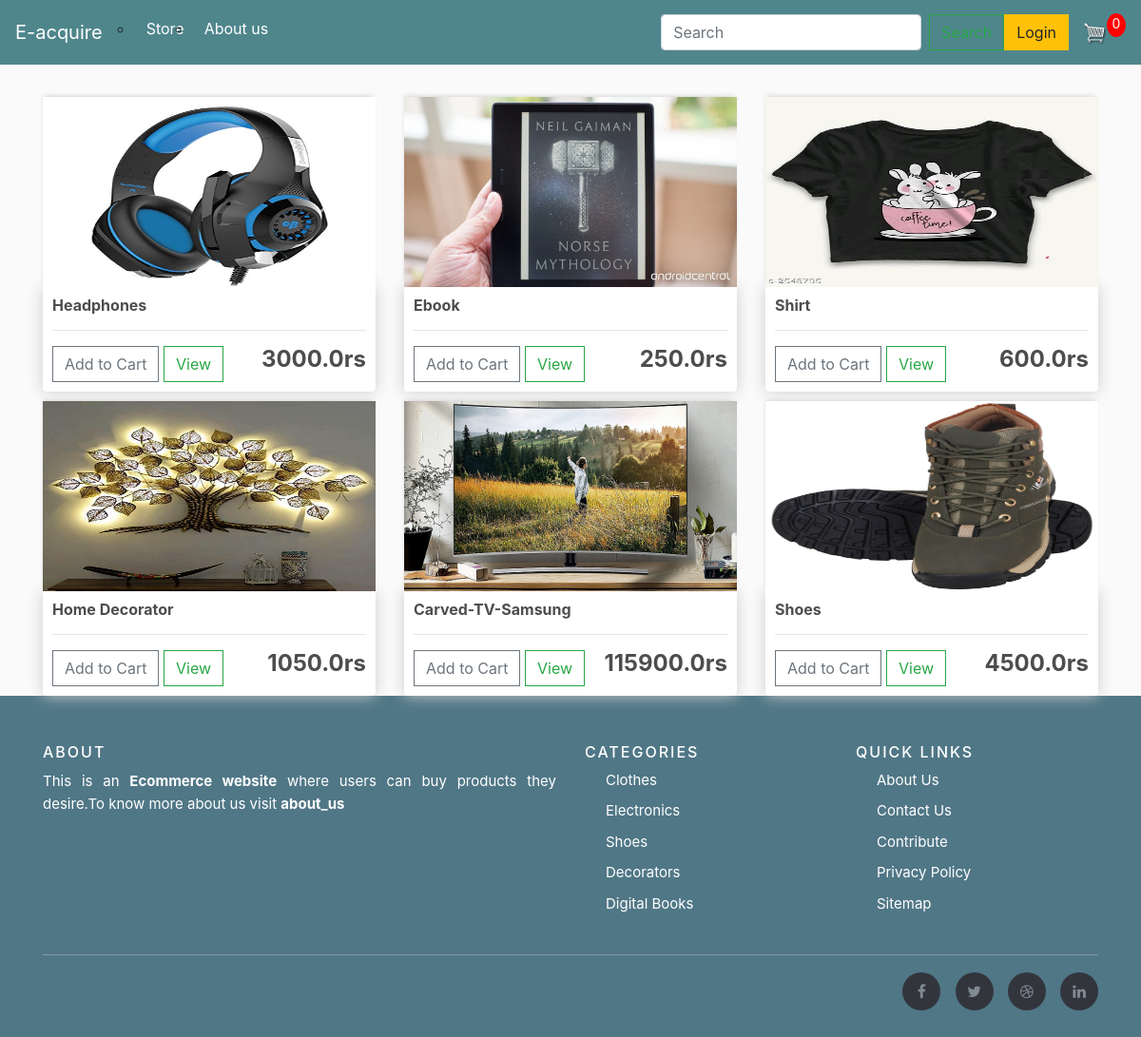
The page / on the database its author committed.
### store/models.py (models this page shows, shortened)
class Product(models.Model):
    name = models.CharField(max_length=200)
    price = models.FloatField()
    description = models.TextField(null=True,blank=True)
    digital = models.BooleanField(default=False, null=True, blank=True)
    image = models.ImageField(null=True, blank=True)
    def get_absolute_url(self):
        return reverse('product', args=[self.id])
    @property
    def imageURL(self):
        try:
            url = self.image.url
        except:
            url = ''
        return url

### store/views.py (the view)
# urls.py: path('', include('store.urls')),
def store(request):
	data = cartData(request)
	cartItems = data['cartItems']
	order = data['order']
	items = data['items']
	products = Product.objects.all()
	context = {'products': products, 'cartItems': cartItems}
	return render(request, 'store/store.html', context)

### store/utils.py (called while the page is built, shortened)
def cookieCart(request):
    try:
        cart = json.loads(request.COOKIES['cart'])
    except:
        cart = {}
        print('CART:', cart)
    items = []
    order = {'get_cart_total': 0, 'get_cart_items': 0, 'shipping': False}
    cartItems = order['get_cart_items']
    return {'cartItems': cartItems, 'order': order, 'items': items}

def cartData(request):
    if request.user.is_authenticated:
        customer = request.user.customer
        order, created = Order.objects.get_or_create(customer=customer, complete=False)
        items = order.orderitem_set.all()
        cartItems = order.get_cart_items
    else:
        cookieData = cookieCart(request)
        cartItems = cookieData['cartItems']
        order = cookieData['order']
        items = cookieData['items']
    return {'cartItems': cartItems, 'order': order, 'items': items}

### store/templates/store/store.html
{% extends 'store/main.html' %}
{% load static %}
{% block content %}
	<div class="row">
		{% for product in products %}
		<div class="col-lg-4">
			<img class="thumbnail" src="{{product.imageURL}}">
			<div class="box-element product">
				<h6><strong>{{product.name}}</strong></h6>
				<hr>
				<button data-product="{{product.id}}" data-action="add" class="btn btn-outline-secondary add-btn update-cart">Add to Cart</button>
				<a class="btn btn-outline-success" href="{{ product.get_absolute_url }}">View</a>
				<h4 style="display: inline-block; float: right"><strong>{{product.price}}rs</strong></h4>
			</div>
		</div>
		{% endfor %}
	</div>
{% endblock content %}

### store/templates/store/main.html (shortened to what this page needs)
<!DOCTYPE html>
{% load static %}
<html>
<head>
	<link rel="stylesheet" href="https://stackpath.bootstrapcdn.com/bootstrap/4.4.1/css/bootstrap.min.css">
	<link rel="stylesheet" type="text/css" href="{% static 'css/main.css' %}">
    <link rel="stylesheet" type="text/css" href="{% static 'css/about.css' %}">
	<link rel="stylesheet" href="https://cdnjs.cloudflare.com/ajax/libs/font-awesome/4.7.0/css/font-awesome.min.css">
</head>
<body>
	<nav class="navbar navbar-expand-lg navbar-dark bg-dark">
	  <a class="navbar-brand" href="{% url 'store' %}">E-acquire</a>
	  <div class="collapse navbar-collapse" id="navbarSupportedContent">
	    <ul class="navbar-nav mr-auto">
	      <li class="nav-item active">
	        <a class="nav-link" href="{% url 'store' %}">Store <span class="sr-only">(current)</span></a>
	      </li>
		  <li class="nav-item active">
	        <a class="nav-link" href="{% url 'about_us' %}">About us <span class="sr-only">(current)</span></a>
	      </li>
	    </ul>
		  <form  action ="{% url 'search' %}" class="form-inline my-2 my-lg-0">
			  <input class="form-control mr-sm-2" name='search_item' type="search" placeholder="Search" aria-label="Search">
			  <button class="btn btn-outline-success my-2 my-sm-0" type="submit">Search</button>
		  </form>
	    <div class="form-inline my-2 my-lg-0">
			{% if user.is_authenticated %}
				<li class="dropdown">
            <a href="#" data-toggle="dropdown" class="dropdown-toggle">
                <span class="hello-msg">Hello, {{request.user}}</span>
            </a>
            <ul class="dropdown-menu">
                <li><a href="{% url 'logout' %}?next={% url 'store' %}">Logout</a></li>
            </ul>
        </li>
			{% else %}
	     	 	<a href="{% url 'login' %}"class="btn btn-warning">Login</a>
			{% endif %}
			<a href="{% url 'cart' %}">
	    		<img  id="cart-icon" src="{% static 'images/cart.png' %}">
	    	</a>
	    	<p id="cart-total">{{cartItems}}</p>
	    </div>
	  </div>
	</nav>
     <div class="container">
            <br>
            {% block content %}
            {% endblock content %}
         </div>
    <footer class="site-footer">
      <div class="container">
        <div class="row">
          <div class="col-sm-12 col-md-6">
            <h6>About</h6>
			  <p class="text-justify" style="color:#fff;">This is an <b>Ecommerce website</b> where users can buy products they desire.To know more about us visit <a href="{% url 'about_us' %}"><b style="color:#fff">about_us</b></a></p></a></p>
			  </div>
          <div class="col-xs-6 col-md-3">
            <h6>Categories</h6>
            <ul class="footer-links">
              <li><a href="{% url 'store' %}">Clothes</a></li>
              <li><a href="{% url 'store' %}">Electronics</a></li>
              <li><a href="{% url 'store' %}">Shoes</a></li>
              <li><a href="{% url 'store' %}">Decorators</a></li>
              <li><a href="{% url 'store' %}">Digital Books</a></li>
            </ul>
          </div>
          <div class="col-xs-6 col-md-3">
            <h6>Quick Links</h6>
            <ul class="footer-links">
              <li><a href="{% url 'about_us' %}">About Us</a></li>
              <li><a href="{% url 'about_us' %}">Contact Us</a></li>
              <li><a href="{% url 'about_us' %}">Contribute</a></li>
              <li><a href="{% url 'about_us' %}">Privacy Policy</a></li>
              <li><a href="{% url 'about_us' %}">Sitemap</a></li>
            </ul>
          </div>
        </div>
        <hr>
      </div>
      <div class="container">
        <div class="row">
          <div class="col-md-8 col-sm-6 col-xs-12">
          </div>
          <div class="col-md-4 col-sm-6 col-xs-12">
            <ul class="social-icons">
              <li><a class="facebook" href="https://www.facebook.com/kancharlapreethi.chowdary/"><i class="fa fa-facebook"></i></a></li>
              <li><a class="twitter" href="https://twitter.com/preethi94169187"><i class="fa fa-twitter"></i></a></li>
              <li><a class="dribbble" href="#"><i class="fa fa-dribbble"></i></a></li>
              <li><a class="linkedin" href="https://www.linkedin.com/in/preethi-chowdary-bbab481a9/"><i class="fa fa-linkedin"></i></a></li>
            </ul>
          </div>
        </div>
      </div>
</footer>
</body>
</html>

### static/css/main.css (style rules this page uses)
body { background-color: hsl(0, 0%, 98%); }
h1,h2,h3,h4,h5,h6 { color:hsl(0, 0%, 30%); }
.box-element { box-shadow:hsl(0, 0%, 80%) 0 0 16px; background-color: #fff; border-radius: 4px; padding: 10px; }
.thumbnail { width: 100%; height: 200px; -webkit-box-shadow: -1px -3px 5px -2px rgba(214,214,214,1); -moz-box-shadow: -1px -3px 5px -2px rgba(214,214,214,1); box-shadow: -1px -3px 5px -2px rgba(214,214,214,1); }
.product { border-radius: 0 0 4px 4px; }
.bg-dark { background-color: #4f868c!important; }
#cart-icon { width:25px; display: inline-block; margin-left: 15px; }
#cart-total { display: block; text-align: center; color:#fff; background-color: red; width: 20px; height: 25px; border-radius: 50%; font-size: 14px; }
.col-lg-4, .col-lg-6, .col-lg-8, .col-lg-12 { margin-top: 10px; }
.btn { border-radius: 0; }

### static/css/about.css (style rules this page uses)
ul { margin: 2px 0 22px 17px; }
ul li { list-style-type: circle; margin: 0 0 6px 0; padding: 0 0 4px 5px; line-height: 1.5em; }

### store/templates/store/main.html (style rules this page uses)
.site-footer { background-color:#507786; padding:45px 0 20px; font-size:15px; line-height:24px; color:#737373; }
.site-footer hr { border-top-color:#bbb; opacity:0.5 }
.site-footer h6 { color:#fff; font-size:16px; text-transform:uppercase; margin-top:5px; letter-spacing:2px }
.site-footer a { color:#737373; }
.footer-links { padding-left:0; list-style:none }
.footer-links li { display:block }
.footer-links a { color:#fff }
.site-footer .social-icons { text-align:right }
.site-footer .social-icons a { width:40px; height:40px; line-height:40px; margin-left:6px; margin-right:0; border-radius:100%; background-color:#33353d }
.social-icons { padding-left:0; margin-bottom:0; list-style:none }
.social-icons li { display:inline-block; margin-bottom:4px }
.social-icons a { background-color:#eceeef; color:#818a91; font-size:16px; display:inline-block; line-height:44px; width:44px; height:44px; text-align:center; margin-right:8px; border-radius:100%; -webkit-transition:all .2s linear; -o-transition:all .2s linear; transition:all .2s linear }

### rows shown on the page
Product: imageURL (picture), name "Headphones", price "3000.0"
Product: imageURL (picture), name "Ebook", price "250.0"
Product: imageURL (picture), name "Shirt", price "600.0"
Product: imageURL (picture), name "Home Decorator", price "1050.0"
Product: imageURL (picture), name "Carved-TV-Samsung", price "115900.0"
Product: imageURL (picture), name "Shoes", price "4500.0"

### other values the page prints
{{ cartItems }} "0"
